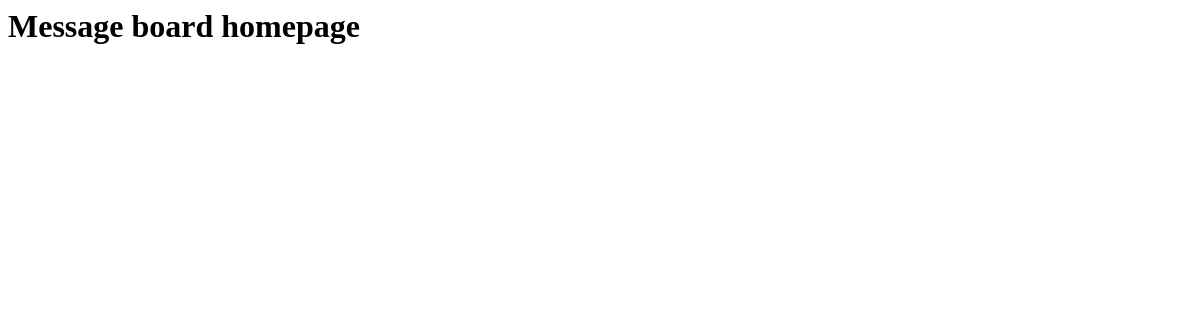
/posts/, run on an earlier commit of the app's database.
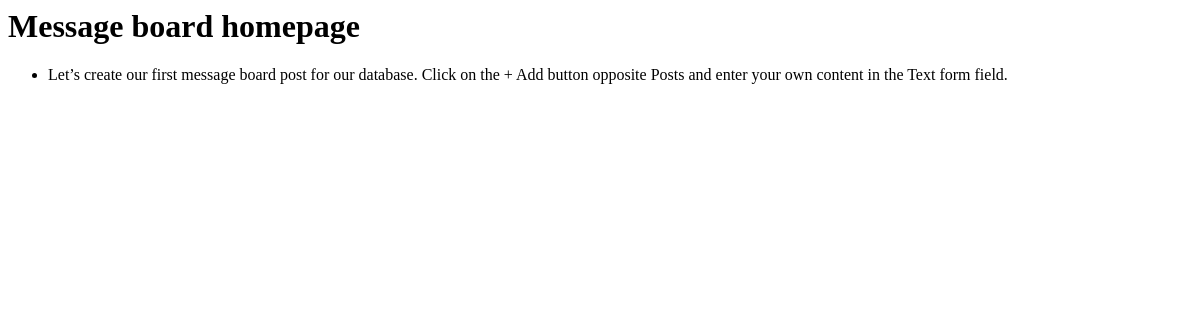
And on a later commit of the database.
### posts/models.py (models this page shows, shortened)
class Post(models.Model):
    text = models.TextField()

### posts/views.py (the view)
# urls.py: path("", HomePageView.as_view(), name="home"),
class HomePageView(ListView):
    model = Post
    template_name = "posts/home.html"

### posts/templates/posts/home.html
<h1>Message board homepage</h1>
<ul>
  {% for post in post_list %}
    <li>{{ post.text }}</li>
  {% endfor %}
</ul>

What changed in the data, as far as the page shows it:
added Post: text "Let’s create our first message board post for our database. Click on the + Add button opposite Posts and enter your own content in the Text form field."
